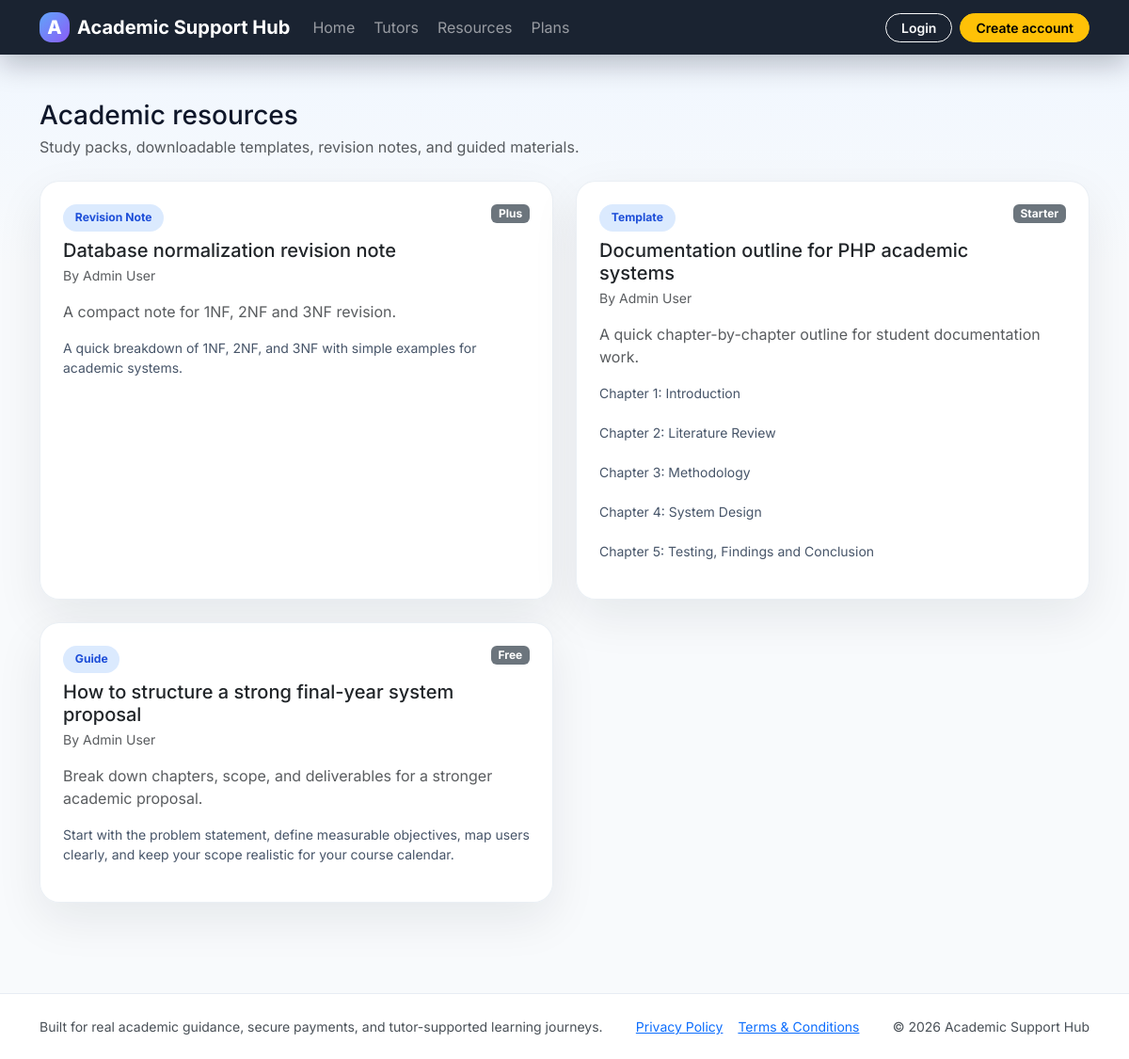
The app's page /resources.php with its own data.
### tables this page shows
CREATE TABLE settings (
    id INT UNSIGNED AUTO_INCREMENT PRIMARY KEY,
    setting_key VARCHAR(100) NOT NULL UNIQUE,
    setting_value TEXT NOT NULL
);

CREATE TABLE resources (
    id INT UNSIGNED AUTO_INCREMENT PRIMARY KEY,
    title VARCHAR(190) NOT NULL,
    resource_type VARCHAR(100) NOT NULL,
    excerpt VARCHAR(255) NULL,
    content LONGTEXT NOT NULL,
    access_level ENUM('free','starter','plus','pro') NOT NULL DEFAULT 'free',
    attachment_path VARCHAR(255) NULL,
    attachment_name VARCHAR(190) NULL,
    external_url VARCHAR(255) NULL,
    created_by INT UNSIGNED NULL,
    created_at TIMESTAMP NOT NULL DEFAULT CURRENT_TIMESTAMP,
    CONSTRAINT fk_resources_user FOREIGN KEY (created_by) REFERENCES users(id) ON DELETE SET NULL
);

CREATE TABLE users (
    id INT UNSIGNED AUTO_INCREMENT PRIMARY KEY,
    name VARCHAR(150) NOT NULL,
    email VARCHAR(190) NOT NULL UNIQUE,
    password VARCHAR(255) NOT NULL,
    role ENUM('admin','student','tutor') NOT NULL DEFAULT 'student',
    phone_number VARCHAR(25) NULL,
    university VARCHAR(190) NULL,
    bio TEXT NULL,
    avatar_path VARCHAR(255) NULL,
    created_at TIMESTAMP NOT NULL DEFAULT CURRENT_TIMESTAMP
);

### resources.php (the view, shortened to what this page needs)
<?php
require_once __DIR__ . '/includes/bootstrap.php';
$resources = $pdo->query("SELECT r.*, u.name AS author_name FROM resources r LEFT JOIN users u ON u.id = r.created_by ORDER BY r.id DESC")->fetchAll();
include __DIR__ . '/includes/header.php';
?>
<div class="d-flex flex-column flex-lg-row justify-content-between align-items-lg-center gap-3 mb-4">
    <div>
        <h1 class="h3 mb-1">Academic resources</h1>
        <div class="text-muted">Study packs, downloadable templates, revision notes, and guided materials.</div>
    </div>
</div>
<div class="row g-4">
    <?php foreach ($resources as $resource): $allowed = can_access_resource($resource, $user); ?>
        <div class="col-lg-6">
            <div class="card card-soft p-4 h-100">
                <div class="d-flex justify-content-between gap-3 align-items-start mb-3">
                    <div>
                        <span class="tag-pill mb-2"><?= e($resource['resource_type']) ?></span>
                        <h2 class="h5 mb-1"><?= e($resource['title']) ?></h2>
                        <div class="small text-muted">By <?= e($resource['author_name'] ?: 'Admin') ?></div>
                    </div>
                    <?= status_badge($resource['access_level']) ?>
                </div>
                <p class="text-muted"><?= e(resource_excerpt($resource, 180)) ?></p>
                <div class="resource-content small mb-3"><?= nl2br(e(substr((string)$resource['content'], 0, 420))) ?><?= strlen((string)$resource['content']) > 420 ? '...' : '' ?></div>
            </div>
        </div>
    <?php endforeach; ?>
</div>
<?php include __DIR__ . '/includes/footer.php'; ?>

### includes/header.php (shortened to what this page needs)
<?php
$user = current_user();
$notifications = $user ? recent_notifications((int) $user['id']) : [];
$unreadCount = $user ? unread_notification_count((int) $user['id']) : 0;
$platformName = get_setting('platform_name', APP_NAME);
?>
<!doctype html>
<html lang="en">
<head>
    <link href="https://cdn.jsdelivr.net/npm/bootstrap@5.3.7/dist/css/bootstrap.min.css" rel="stylesheet">
    <link href="<?= app_url('assets/css/style.css') ?>" rel="stylesheet">
</head>
<body>
<nav class="navbar navbar-expand-lg navbar-dark glass-nav sticky-top">
    <div class="container">
        <a class="navbar-brand fw-bold d-flex align-items-center gap-2" href="<?= app_url() ?>">
            <span class="brand-mark">A</span>
            <span><?= e($platformName) ?></span>
        </a>
        <div class="collapse navbar-collapse" id="appNav">
            <ul class="navbar-nav me-auto mb-2 mb-lg-0 gap-lg-1">
                <li class="nav-item"><a class="nav-link" href="<?= app_url() ?>">Home</a></li>
                <li class="nav-item"><a class="nav-link" href="<?= app_url('tutors.php') ?>">Tutors</a></li>
                <li class="nav-item"><a class="nav-link" href="<?= app_url('resources.php') ?>">Resources</a></li>
                <li class="nav-item"><a class="nav-link" href="<?= app_url('pricing.php') ?>">Plans</a></li>
            </ul>
            <ul class="navbar-nav align-items-lg-center gap-lg-2">
                <?php if ($user): ?>
                    <li class="nav-item dropdown">
                        <a class="nav-link position-relative" href="#" data-bs-toggle="dropdown">Notifications<?php if ($unreadCount > 0): ?><span class="badge rounded-pill text-bg-warning ms-1"><?= (int) $unreadCount ?></span><?php endif; ?></a>
                        <div class="dropdown-menu dropdown-menu-end p-2 notify-menu shadow-lg border-0">
                            <?php if ($notifications): foreach ($notifications as $notification): ?>
                                <a class="dropdown-item rounded-3 small py-2" href="<?= e($notification['target_path'] ? app_url($notification['target_path']) : '#') ?>">
                                    <strong class="d-block"><?= e($notification['title']) ?></strong>
                                    <span class="text-muted"><?= e($notification['message']) ?></span>
                                </a>
                            <?php endforeach; else: ?>
                                <div class="dropdown-item small text-muted">No notifications yet.</div>
                            <?php endif; ?>
                        </div>
                    </li>
                    <li class="nav-item"><a class="nav-link text-white-50" href="<?= app_url('profile.php') ?>">My profile</a></li>
                    <li class="nav-item"><span class="nav-link text-white-50"><?= e($user['name']) ?></span></li>
                    <?php if ($user['role'] === 'admin'): ?>
                        <li class="nav-item"><a class="btn btn-light btn-sm rounded-pill px-3" href="<?= app_url('admin/dashboard.php') ?>">Admin</a></li>
                    <?php elseif ($user['role'] === 'tutor'): ?>
                        <li class="nav-item"><a class="btn btn-light btn-sm rounded-pill px-3" href="<?= app_url('tutor/dashboard.php') ?>">Tutor panel</a></li>
                    <?php else: ?>
                        <li class="nav-item"><a class="btn btn-light btn-sm rounded-pill px-3" href="<?= app_url('student/dashboard.php') ?>">Student panel</a></li>
                    <?php endif; ?>
                    <li class="nav-item"><a class="btn btn-outline-light btn-sm rounded-pill px-3" href="<?= app_url('logout.php') ?>">Logout</a></li>
                <?php else: ?>
                    <li class="nav-item"><a class="btn btn-outline-light btn-sm rounded-pill px-3" href="<?= app_url('login.php') ?>">Login</a></li>
                    <li class="nav-item"><a class="btn btn-warning btn-sm rounded-pill px-3" href="<?= app_url('register.php') ?>">Create account</a></li>
                <?php endif; ?>
            </ul>
        </div>
    </div>
</nav>
<main class="py-4 py-lg-5">
    <div class="container">

### includes/functions.php (shortened to what this page needs)
<?php
function app_url(string $path = ''): string
{
    $path = ltrim($path, '/');
    return BASE_URL . ($path !== '' ? '/' . $path : '');
}
function e(mixed $value): string
{
    return htmlspecialchars((string) $value, ENT_QUOTES, 'UTF-8');
}
function current_user(): ?array
{
    return $_SESSION['user'] ?? null;
}
function get_setting(string $key, string $default = ''): string
{
    global $pdo;
    $stmt = $pdo->prepare('SELECT setting_value FROM settings WHERE setting_key = :setting_key LIMIT 1');
    $stmt->execute(['setting_key' => $key]);
    $row = $stmt->fetch();
    return (string) ($row['setting_value'] ?? $default);
}
function status_badge(string $status): string
{
    $map = [
        'open' => 'warning', 'quoted' => 'info', 'accepted' => 'primary', 'awaiting_payment' => 'warning',
        'payment_pending' => 'warning', 'paid' => 'success', 'in_progress' => 'primary', 'completed' => 'success',
        'cancelled' => 'secondary', 'held' => 'warning', 'released' => 'success', 'pending' => 'warning',
        'requested' => 'warning', 'approved' => 'success', 'rejected' => 'danger', 'active' => 'success',
        'expired' => 'secondary', 'verified' => 'success', 'failed' => 'danger', 'submitted' => 'info'
    ];
    $class = $map[$status] ?? 'secondary';
    return '<span class="badge text-bg-' . $class . '">' . e(ucwords(str_replace('_', ' ', $status))) . '</span>';
}
function resource_excerpt(array $resource, int $limit = 160): string
{
    $excerpt = trim((string)($resource['excerpt'] ?? '')) ?: trim(substr(strip_tags((string)($resource['content'] ?? '')),0,$limit));
    return mb_strlen($excerpt) > $limit ? mb_substr($excerpt,0,$limit-3) . '...' : $excerpt;
}

### includes/footer.php (shortened to what this page needs)
    </div>
</main>
<footer class="footer-shell mt-5">
    <div class="container d-flex flex-column flex-md-row justify-content-between gap-3 small text-light-emphasis">
        <div>Built for real academic guidance, secure payments, and tutor-supported learning journeys.</div>
        <div class="d-flex flex-wrap gap-3"><a href="<?= app_url('privacy_policy.php') ?>">Privacy Policy</a><a href="<?= app_url('terms.php') ?>">Terms &amp; Conditions</a></div>
        <div>&copy; <?= date('Y') ?> <?= e(get_setting('platform_name', APP_NAME)) ?></div>
    </div>
</footer>
</body>
</html>

### assets/css/style.css (style rules this page uses)
:root { --bg:#081120;--surface:#ffffff;--muted:#64748b;--line:#e2e8f0;--brand:#2563eb;--brand-2:#8b5cf6;--success:#10b981;--warning:#f59e0b;--shadow:0 18px 50px rgba(15,23,42,.08); }
* { box-sizing:border-box }
body { font-family:Inter,system-ui,-apple-system,sans-serif;background:linear-gradient(180deg,#eff6ff 0%,#f8fafc 25%,#f8fafc 100%);color:#0f172a }
.glass-nav { background:rgba(8,17,32,.92);backdrop-filter:blur(14px);box-shadow:0 10px 30px rgba(2,6,23,.25) }
.brand-mark { display:inline-grid;place-items:center;width:2rem;height:2rem;border-radius:.8rem;background:linear-gradient(135deg,#60a5fa,#8b5cf6);font-weight:800 }
.card-soft,.metric-card,.pricing-card { border:1px solid rgba(226,232,240,.7);background:rgba(255,255,255,.92);backdrop-filter:blur(10px);border-radius:1.3rem;box-shadow:var(--shadow) }
.tag-pill { background:#dbeafe;color:#1d4ed8;border-radius:999px;padding:.34rem .8rem;font-size:.76rem;font-weight:700;display:inline-flex;align-items:center;gap:.35rem }
.resource-content { white-space:pre-wrap;color:#475569 }
.footer-shell { padding:1.5rem 0;background:#fff;border-top:1px solid rgba(226,232,240,.8) }
.btn { border-radius:.9rem;font-weight:600 }

### records on screen
settings: setting_value "Academic Support Hub"
resources: resource_type "Revision Note", title "Database normalization revision note", created_by.name "Admin User", access_level "Plus", excerpt "A compact note for 1NF, 2NF and 3NF revision.", content "A quick breakdown of 1NF, 2NF, and 3NF with simple examples for academic systems."
resources: resource_type "Template", title "Documentation outline for PHP academic systems", created_by.name "Admin User", access_level "Starter", excerpt "A quick chapter-by-chapter outline for student documentation work.", content "Chapter 1: Introduction Chapter 2: Literature Review Chapter 3: Methodology Chapter 4: System Design Chapter 5: Testing, Findings and Conclusion"
resources: resource_type "Guide", title "How to structure a strong final-year system proposal", created_by.name "Admin User", access_level "Free", excerpt "Break down chapters, scope, and deliverables for a stronger academic proposal.", content "Start with the problem statement, define measurable objectives, map users clearly, and keep your scope realistic for your course calendar."
